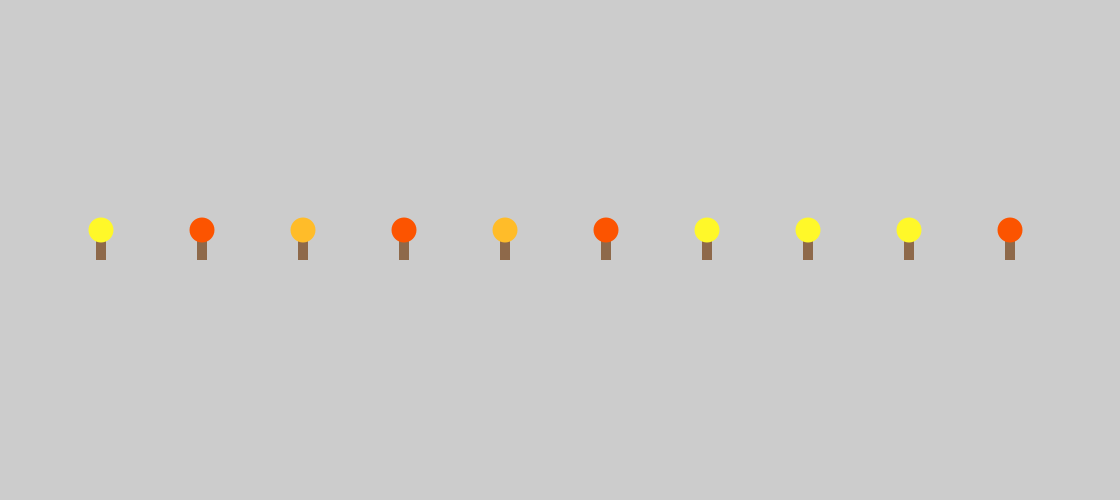
Frame 1 (no input)
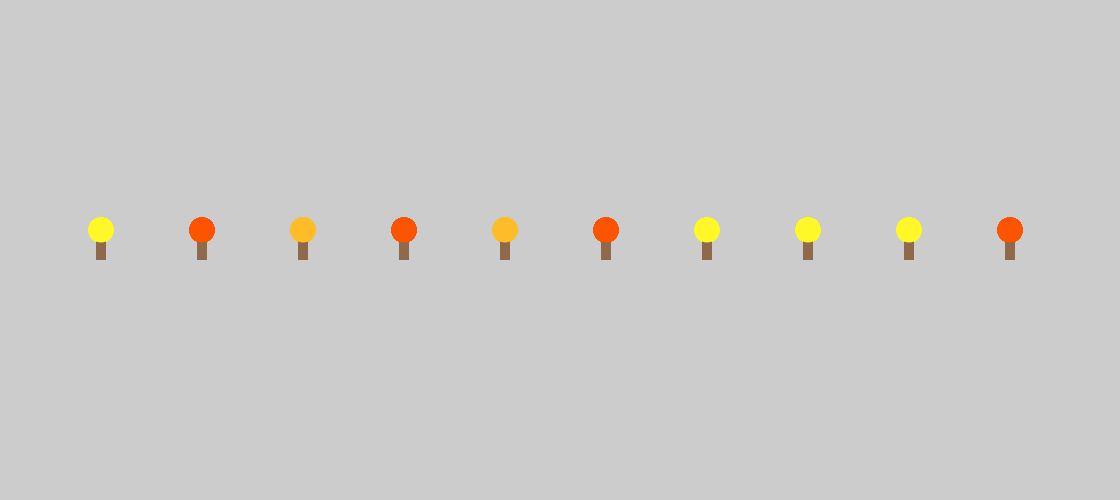
Frame 60 (the mouse pressed at the canvas centre just before this capture)
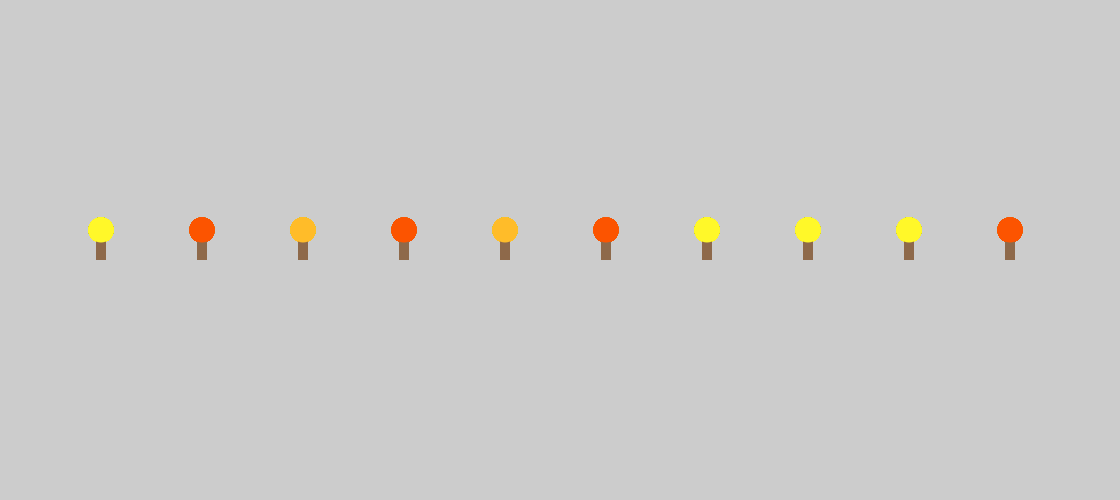
Frame 120 (the mouse held since frame 60 and released just before this capture)

The Processing sketch that drew these frames (run headless with seeded random() and noise(); from frame 60 on, the mouse is pressed at the canvas centre):

// Processing sketch: Forest_for_the_Trees_Katie_Hudson
// ── Forest_for_the_Trees_Katie_Hudson.pde
final int numTrees = 10;

class Tree
{
  
  float treeX;
  float treeY;
  int trunkWidth;
  int trunkHeight;
  int treeTopRadius;
  color leafColor;
  color[] availableTreeColors = new color[3];

  
  // constructor to Tree class, that takes x and y coordinates as parameters
  Tree(float xLocation, float yLocation)
  {
    this.availableTreeColors[0] = color(252, 84, 0);   // red
    this.availableTreeColors[1] = color(255, 248, 41); // yellow
    this.availableTreeColors[2] = color(255, 188, 41); // orange

    // save the location
    this.treeX = xLocation;
    this.treeY = yLocation;
    
    // set values for width, height, radius
    this.trunkWidth = 10;
    this.trunkHeight = 20;
    this.treeTopRadius = 25;
    
    this.leafColor = this.availableTreeColors[(int)random(3)]; // random array index 0-2
  
  }
  
  //Tree's own draw function inside the class
  void drawMyself()
  {
      
    //drawTree 
    noStroke();
    
    // Trunk
    rectMode(CENTER);
    fill(142, 105, 74); // brown
    rect(this.treeX, this.treeY, this.trunkWidth, this.trunkHeight);
    
    // Top
    ellipseMode(CENTER);
    fill(this.leafColor);
    ellipse(this.treeX, this.treeY - 20, this.treeTopRadius, this.treeTopRadius);
  
  }

}

// declare and initialize array to store Tree Objects 
Tree[] forestArray = new Tree[numTrees];

void setup()
{
  size(1120, 500);
  
  // these variables do not change and do not need to be in the loop
  float y = height/2;
  int spaceBetween = width/(numTrees + 1);
  
  //create array of 10 tree objects 
  for(int i = 0; i < numTrees; i++)
  {
    
    float x = spaceBetween*(i + 1);
    
    //creating new tree objects in each index of the array
    forestArray[i] = new Tree(x, y);
    
  }
  
  
}

void draw()
{
  
  for(int i = 0; i < numTrees; i++)
  {
    
    //forestArray => [Tree0, Tree1, Tree2]
    Tree currentTreeToDraw = forestArray[i];
    drawTree(currentTreeToDraw);
    
   
  }

}

//function exists outside the tree

void drawTree(Tree insertTree)
{

  insertTree.drawMyself();

}
